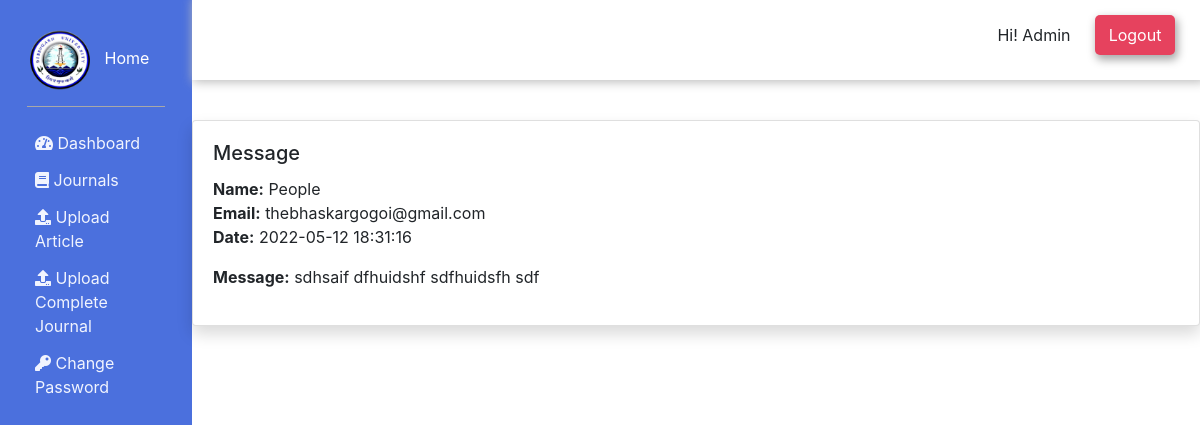
Screenshot of /admin/view-contact-message?id=2 (signed in) with the database file from the repository.
### tables this page shows
CREATE TABLE IF NOT EXISTS `contact_msg` (
  `id` int NOT NULL AUTO_INCREMENT,
  `name` varchar(255) NOT NULL,
  `email` varchar(100) NOT NULL,
  `message` text NOT NULL,
  `date` timestamp NOT NULL DEFAULT CURRENT_TIMESTAMP,
  PRIMARY KEY (`id`)
);

### admin/view-contact-message.php (the view, shortened to what this page needs)
<?php
    include("includes/admin-head.php");
?>
</head>
<body>
    <?php
        include('includes/sidebar.inc.php');
    ?>
    <div class="main">
        <?php
            include('includes/header.php');
        ?>
        <div class='main-content'>
            <div class="container mt-5">
                <div class="row mb-5">
                    <?php
                        $sql = "SELECT * FROM contact_msg WHERE id = '$_GET[id]'";
                        $stmt = mysqli_stmt_init($conn);
                        if(!mysqli_stmt_prepare($stmt, $sql)){
                            $pagination = FALSE;
                            echo "Error";
                        } else {
                            mysqli_stmt_execute($stmt);
                            $result = mysqli_stmt_get_result($stmt);
                            if($result->num_rows > 0 ){
                                $row = mysqli_fetch_assoc($result);
                                echo "
                                    <div class='card shadow' style='width: 100%;'>
                                        <div class='card-body'>
                                            <h5 class='card-title'>Message</h5>
                                            <p class='card-text'>
                                                <b>Name:</b> $row[name]<br>
                                                <b>Email:</b> $row[email]<br>
                                                <b>Date:</b> $row[date]<br>
                                            </p>
                                            <p><b>Message:</b> $row[message]</p>
                                        </div>
                                    </div>";
                            } else {
                                echo "<br>Not Found!<br>";
                            }
                        }
                    ?>
                </div>
            </div>
        </div>
    </div>
</body>
</html>

### assets/admin-style.css (style rules this page uses)
.main { position: relative; display: inline-block; margin-left: 16%; width: 84%; }
.main-content { margin-top: 120px; }

### rows the page displays
contact_msg: name "People", email "thebhaskargogoi@gmail.com", date "2022-05-12 18:31:16", message "sdhsaif dfhuidshf sdfhuidsfh sdf"

### other values shown
$_SESSION['firstname'] "Admin"
